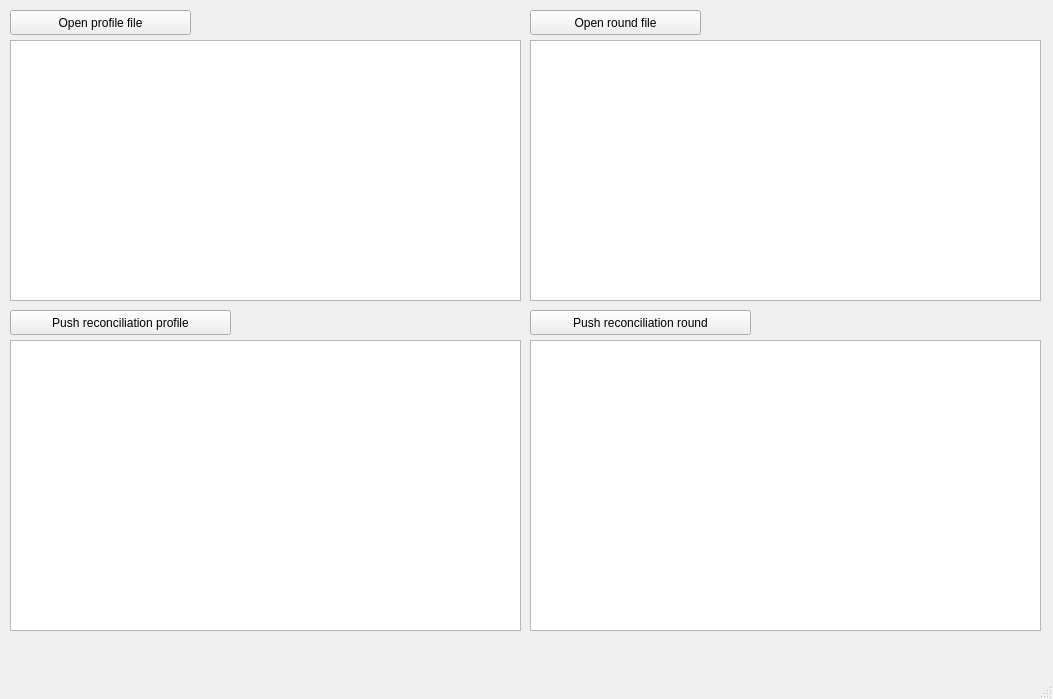
<?xml version="1.0" encoding="UTF-8"?>
<ui version="4.0">
 <class>MainWindow</class>
 <widget class="QMainWindow" name="MainWindow">
  <property name="geometry">
   <rect>
    <x>0</x>
    <y>0</y>
    <width>1053</width>
    <height>699</height>
   </rect>
  </property>
  <property name="windowTitle">
   <string>MainWindow</string>
  </property>
  <widget class="QWidget" name="centralwidget">
   <widget class="QPushButton" name="OpenProfileFile">
    <property name="geometry">
     <rect>
      <x>10</x>
      <y>10</y>
      <width>181</width>
      <height>25</height>
     </rect>
    </property>
    <property name="text">
     <string>Open profile file</string>
    </property>
   </widget>
   <widget class="QPushButton" name="OpenRoundFile">
    <property name="geometry">
     <rect>
      <x>530</x>
      <y>10</y>
      <width>171</width>
      <height>25</height>
     </rect>
    </property>
    <property name="text">
     <string>Open round file</string>
    </property>
   </widget>
   <widget class="QTableWidget" name="tableWidgetProfile">
    <property name="geometry">
     <rect>
      <x>10</x>
      <y>40</y>
      <width>511</width>
      <height>261</height>
     </rect>
    </property>
   </widget>
   <widget class="QTableWidget" name="tableWidgetRound">
    <property name="geometry">
     <rect>
      <x>530</x>
      <y>40</y>
      <width>511</width>
      <height>261</height>
     </rect>
    </property>
   </widget>
   <widget class="QPushButton" name="pushReconciliationProfile">
    <property name="geometry">
     <rect>
      <x>10</x>
      <y>310</y>
      <width>221</width>
      <height>25</height>
     </rect>
    </property>
    <property name="text">
     <string>Push reconciliation profile</string>
    </property>
   </widget>
   <widget class="QPushButton" name="pushReconciliationRound">
    <property name="geometry">
     <rect>
      <x>530</x>
      <y>310</y>
      <width>221</width>
      <height>25</height>
     </rect>
    </property>
    <property name="text">
     <string>Push reconciliation round</string>
    </property>
   </widget>
   <widget class="QTableWidget" name="tableWidgetProfileR">
    <property name="geometry">
     <rect>
      <x>10</x>
      <y>340</y>
      <width>511</width>
      <height>291</height>
     </rect>
    </property>
   </widget>
   <widget class="QTableWidget" name="tableWidgetRoundR">
    <property name="geometry">
     <rect>
      <x>530</x>
      <y>340</y>
      <width>511</width>
      <height>291</height>
     </rect>
    </property>
   </widget>
  </widget>
  <widget class="QMenuBar" name="menubar">
   <property name="geometry">
    <rect>
     <x>0</x>
     <y>0</y>
     <width>1053</width>
     <height>22</height>
    </rect>
   </property>
  </widget>
  <widget class="QStatusBar" name="statusbar"/>
 </widget>
 <resources/>
 <connections/>
</ui>
